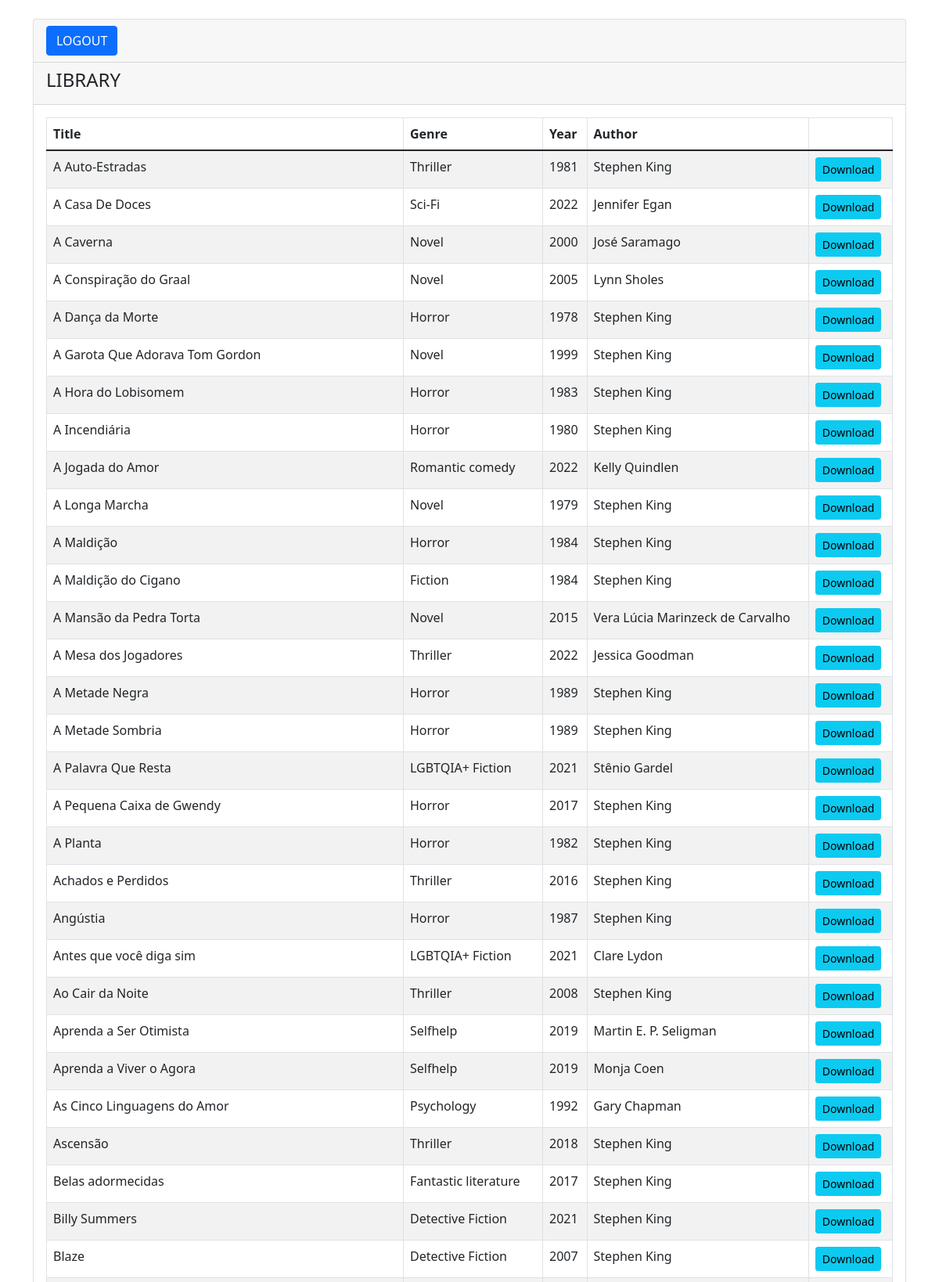
Page /restrita.php (signed in, upper part) on the committed database.
### tables this page shows
CREATE TABLE `livro` (
  `Titulo` varchar(200) NOT NULL,
  `Genero` varchar(100) NOT NULL,
  `Ano` int(4) NOT NULL,
  `idLivro` int(11) NOT NULL,
  `idAutor` int(11) NOT NULL,
  `Pdf` varchar(200) NOT NULL
);

CREATE TABLE `autor` (
  `idAutor` int(11) NOT NULL,
  `Nome` varchar(200) NOT NULL
);

### src/MySQL.php (called while the page is built, shortened)
<?php
class MySQL{
	private $connection;
	public function __construct(){
		$this->connection = new \mysqli(HOST,USUARIO,SENHA,BANCO);
		$this->connection->set_charset("utf8");
	}
	public function consulta($sql){
		$result = $this->connection->query($sql);
		$data = array();
		while($item = mysqli_fetch_array($result)){
			$data[] = $item;
		}
		return $data;
		}
	}
?>

### src/Usuario.php (called while the page is built, shortened)
<?php
class Usuario implements ActiveRecord{
    private int $admin;
    public function setadmin(int $admin):void{
        $this->admin = $admin;
    }
    public function getadmin():int{
        return $this->admin;
    }
    public static function find($idUsuario):Usuario{
        $conexao = new MySQL();
        $sql = "SELECT * FROM usuario WHERE idUsuario = {$idUsuario}";
        $resultado = $conexao->consulta($sql);
        $u = new Usuario($resultado[0]['Email'],$resultado[0]['Senha']);
        $u->setIdUsuario($resultado[0]['idUsuario']);
        $u->setadmin($resultado[0]['admin']);
        return $u;
    }
}

### idioma_in.php (called while the page is built)
<?php
$texto['login'] = "User login";
$texto['emailins'] = "Institutional E-mail:";
$texto['senha'] = "Password:";
$texto['logar'] = "LOGIN";
$texto['primeiravez'] = "First time here?";
$texto['contaacesso'] = "Create your account to have a full access to this site.";
$texto['criarconta'] = "CREATE NEW ACCOUNT";
$texto['criar'] = "CREATE";
$texto['voltar'] = "BACK";
$texto['cancela'] = "CANCEL";
$texto['sair'] = "LOGOUT";
$texto['livros'] = "Books";
$texto['biblioteca'] = "LIBRARY";
$texto['criarAutor'] = "Create author";
$texto['criarLivro'] = "Create book";
$texto['titulo'] = "Title";
$texto['genero'] = "Genre";
$texto['ano'] = "Year";
$texto['autor'] = "Author";
$texto['editar'] = "Edit";
$texto['deletar'] = "Delete";
$texto['restritaSLivro'] = "There are no registered books";
$texto['registrar'] = "REGISTER BOOK";
$texto['registro'] = "SUBMIT";
$texto['editarl'] = "EDIT BOOK";
$texto['editarli'] = "Edit book";
$texto['dev'] = "Developers";
$texto[''] = "";
$texto[''] = "";

### restrita.php (the view, shortened to what this page needs)
<?php
if(isset($_SESSION['idioma'])){
    if($_SESSION['idioma']=='pt'){
        require 'idioma_pt.php';
    }else{
        require 'idioma_in.php';
    }
}else{
    require 'idioma_in.php';
}
$usuaria = Usuario::find($_SESSION['idUsuario']);
if($usuaria->getadmin()==1){
?>
<!--
ADMINSTRADOR
-->
<?php
    require 'dbcon.php';
?>
<!doctype html>
<html lang="pt-BR">
  <head>
    <meta charset="utf-8">
    <meta name="viewport" content="width=device-width, initial-scale=1">
    <link href="https://cdn.jsdelivr.net/npm/bootstrap@5.1.3/dist/css/bootstrap.min.css" rel="stylesheet">
    <title><?=$texto['livros']?>.</title>
</head>
<body>
    <div class="container mt-4">
        <?php include('mensagem.php'); ?>
        <div class="row">
            <div class="col-md-12">
                <div class="card">
                    <div class="card-header">
                            <a href="sair.php" class="btn btn-primary"><?=$texto['sair']?></a>
                    </div>
                    <div class="card-header">
                        <h4>
                            <?=$texto['biblioteca']?>
                            <a href="cadastrarlivro.php" class="btn btn-primary float-end"><?=$texto['criarLivro']?></a>
                        </h4>
                    </div>
                    <div class="card-body">
                        <table class="table table-bordered table-striped">
                            <thead>
                                <tr>
                                    <th><?=$texto['titulo']?></th>
                                    <th><?=$texto['genero']?></th>
                                    <th><?=$texto['ano']?></th>
                                    <th><?=$texto['autor']?></th>
                                    <th></th>
                                </tr>
                            </thead>
                            <tbody>
                                <?php
                                    $query = "SELECT l.idLivro, l.Titulo, l.Genero, l.Ano, a.Nome, l.Pdf FROM livro l, autor a WHERE l.idAutor=a.idAutor ORDER BY Titulo ASC";
                                    $query_run = mysqli_query($con, $query);
                                    if(mysqli_num_rows($query_run) > 0)
                                    {
                                        foreach($query_run as $livro)
                                        {
                                            ?>
                                            <tr>
                                                <td><?= $livro['Titulo']; ?></td>
                                                <td><?= $livro['Genero']; ?></td>
                                                <td><?= $livro['Ano']; ?></td>
                                                <td><?= $livro['Nome']; ?></td>
                                                <td>
                                                    <a href="<?=$livro['Pdf']; ?>" target='_blank' class="btn btn-info btn-sm">Download</a>
                                                    <a href="editarlivro.php?idLivro=<?= $livro['idLivro']; ?>" class="btn btn-success btn-sm"><?=$texto['editar']?></a>
                                                    <form action="code.php" method="POST" class="d-inline">
                                                        <button type="submit" name="excluirlivro" value="<?=$livro['idLivro'];?>" class="btn btn-danger btn-sm"><?=$texto['deletar']?></button>
                                                    </form>
                                                </td>
                                            </tr>
                                            <?php
                                        }
                                    }
                                    else
                                    {
                                        echo "<h5> {$texto['restritaSLivro']} </h5>";
                                    }
                                ?>
                            </tbody>
                        </table>
                    </div>
                </div>
            </div>
        </div>
    </div>
    <script src="https://cdn.jsdelivr.net/npm/bootstrap@5.1.3/dist/js/bootstrap.bundle.min.js"></script>
</body>
</html>
<?php
}else{
?>
<?php
    require 'dbcon.php';
?>
<!doctype html>
<html lang="pt-BR">
  <head>
    <link href="https://cdn.jsdelivr.net/npm/bootstrap@5.1.3/dist/css/bootstrap.min.css" rel="stylesheet">
</head>
<body>
    <div class="container mt-4">
        <div class="row">
            <div class="col-md-12">
                <div class="card">
                    <div class="card-header">
                        <a href="sair.php" class="btn btn-primary"><?=$texto['sair']?></a>
                    </div>
                    <div class="card-header">
                        <h4><?=$texto['biblioteca']?></h4>
                    </div>
                    <div class="card-body">
                        <table class="table table-bordered table-striped">
                            <thead>
                                <tr>
                                    <th><?=$texto['titulo']?></th>
                                    <th><?=$texto['genero']?></th>
                                    <th><?=$texto['ano']?></th>
                                    <th><?=$texto['autor']?></th>
                                    <th></th>
                                </tr>
                            </thead>
                            <tbody>
                            <?php
                                    $query = "SELECT l.idLivro, l.Titulo, l.Genero, l.Ano, a.Nome, l.Pdf FROM livro l, autor a WHERE l.idAutor=a.idAutor ORDER BY Titulo ASC";
                                    $query_run = mysqli_query($con, $query);
                                    if(mysqli_num_rows($query_run) > 0)
                                    {
                                        foreach($query_run as $livro)
                                        {
                                            ?>
                                            <tr>
                                                <td><?= $livro['Titulo']; ?></td>
                                                <td><?= $livro['Genero']; ?></td>
                                                <td><?= $livro['Ano']; ?></td>
                                                <td><?= $livro['Nome']; ?></td>
                                                <td>
                                                    <a href="<?=$livro['Pdf']; ?>" target='_blank' class="btn btn-info btn-sm">Download</a>
                                                </td>
                                            </tr>
                                            <?php
                                        }
                                    }
                                    else
                                    {
                                        echo "<h5> {$texto['restritaSLivro']} </h5>";
                                    }
                                ?>
                            </tbody>
                        </table>
                    </div>
                </div>
            </div>
        </div>
    </div>
</body>
</html>
<?php
}

### rows in the picture
livro: Titulo "A Auto-Estradas", Genero "Thriller", Ano "1981", idAutor.Nome "Stephen King"
livro: Titulo "A Casa De Doces", Genero "Sci-Fi", Ano "2022", idAutor.Nome "Jennifer Egan"
livro: Titulo "A Caverna", Genero "Novel", Ano "2000", idAutor.Nome "José Saramago"
livro: Titulo "A Conspiração do Graal", Genero "Novel", Ano "2005", idAutor.Nome "Lynn Sholes"
livro: Titulo "A Dança da Morte", Genero "Horror", Ano "1978", idAutor.Nome "Stephen King"
livro: Titulo "A Garota Que Adorava Tom Gordon", Genero "Novel", Ano "1999", idAutor.Nome "Stephen King"
livro: Titulo "A Hora do Lobisomem", Genero "Horror", Ano "1983", idAutor.Nome "Stephen King"
livro: Titulo "A Incendiária", Genero "Horror", Ano "1980", idAutor.Nome "Stephen King"
livro: Titulo "A Jogada do Amor", Genero "Romantic comedy", Ano "2022", idAutor.Nome "Kelly Quindlen"
livro: Titulo "A Longa Marcha", Genero "Novel", Ano "1979", idAutor.Nome "Stephen King"
livro: Titulo "A Maldição", Genero "Horror", Ano "1984", idAutor.Nome "Stephen King"
livro: Titulo "A Maldição do Cigano", Genero "Fiction", Ano "1984", idAutor.Nome "Stephen King"
livro: Titulo "A Mansão da Pedra Torta", Genero "Novel", Ano "2015", idAutor.Nome "Vera Lúcia Marinzeck de Carvalho"
livro: Titulo "A Mesa dos Jogadores", Genero "Thriller", Ano "2022", idAutor.Nome "Jessica Goodman"
livro: Titulo "A Metade Negra", Genero "Horror", Ano "1989", idAutor.Nome "Stephen King"
livro: Titulo "A Metade Sombria", Genero "Horror", Ano "1989", idAutor.Nome "Stephen King"
livro: Titulo "A Palavra Que Resta", Genero "LGBTQIA+ Fiction", Ano "2021", idAutor.Nome "Stênio Gardel"
livro: Titulo "A Pequena Caixa de Gwendy", Genero "Horror", Ano "2017", idAutor.Nome "Stephen King"
livro: Titulo "A Planta", Genero "Horror", Ano "1982", idAutor.Nome "Stephen King"
livro: Titulo "Achados e Perdidos", Genero "Thriller", Ano "2016", idAutor.Nome "Stephen King"
livro: Titulo "Angústia", Genero "Horror", Ano "1987", idAutor.Nome "Stephen King"
livro: Titulo "Antes que você diga sim", Genero "LGBTQIA+ Fiction", Ano "2021", idAutor.Nome "Clare Lydon"
livro: Titulo "Ao Cair da Noite", Genero "Thriller", Ano "2008", idAutor.Nome "Stephen King"
livro: Titulo "Aprenda a Ser Otimista", Genero "Selfhelp", Ano "2019", idAutor.Nome "Martin E. P. Seligman"
livro: Titulo "Aprenda a Viver o Agora", Genero "Selfhelp", Ano "2019", idAutor.Nome "Monja Coen"
livro: Titulo "As Cinco Linguagens do Amor", Genero "Psychology", Ano "1992", idAutor.Nome "Gary Chapman"
livro: Titulo "Ascensão", Genero "Thriller", Ano "2018", idAutor.Nome "Stephen King"
livro: Titulo "Belas adormecidas", Genero "Fantastic literature", Ano "2017", idAutor.Nome "Stephen King"
livro: Titulo "Billy Summers", Genero "Detective Fiction", Ano "2021", idAutor.Nome "Stephen King"
livro: Titulo "Blaze", Genero "Detective Fiction", Ano "2007", idAutor.Nome "Stephen King"

### other values in the picture
$texto['sair'] "LOGOUT"
$texto['biblioteca'] "LIBRARY"
$texto['titulo'] "Title"
$texto['genero'] "Genre"
$texto['ano'] "Year"
$texto['autor'] "Author"
